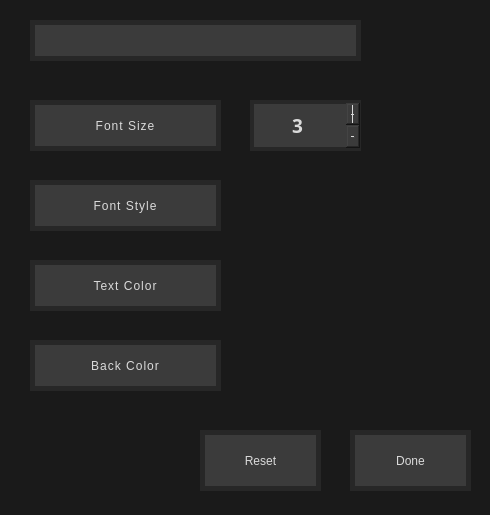
<?xml version="1.0" encoding="UTF-8"?>
<ui version="4.0">
 <class>OptionsDialog</class>
 <widget class="QDialog" name="OptionsDialog">
  <property name="geometry">
   <rect>
    <x>0</x>
    <y>0</y>
    <width>490</width>
    <height>515</height>
   </rect>
  </property>
  <property name="windowTitle">
   <string>Dialog</string>
  </property>
  <property name="styleSheet">
   <string notr="true">QDialog {
	background-color: rgb(26, 26, 26);
}</string>
  </property>
  <widget class="QLineEdit" name="defaultPath">
   <property name="geometry">
    <rect>
     <x>30</x>
     <y>20</y>
     <width>331</width>
     <height>41</height>
    </rect>
   </property>
   <property name="styleSheet">
    <string notr="true">QLineEdit {
	font: 600 11pt &quot;Verdana Pro Cond Semibold&quot;;
	color: rgb(218, 218, 218);
	border: 5px solid rgb(39, 39, 39);
	background-color: rgb(59, 59, 59);
	padding-left: 7px;
	letter-spacing: 1px;
}</string>
   </property>
   <property name="placeholderText">
    <string/>
   </property>
  </widget>
  <widget class="QPushButton" name="doneBtn">
   <property name="geometry">
    <rect>
     <x>350</x>
     <y>430</y>
     <width>121</width>
     <height>61</height>
    </rect>
   </property>
   <property name="styleSheet">
    <string notr="true">QPushButton {
	font: 600 12pt &quot;Verdana Pro Cond Semibold&quot;;
	color: rgb(218, 218, 218);
	border: 5px solid rgb(39, 39, 39);
	background-color: rgb(59, 59, 59);
}

QPushButton::hover {
	background-color: rgb(84, 84, 84);
}</string>
   </property>
   <property name="text">
    <string>Done</string>
   </property>
  </widget>
  <widget class="QSpinBox" name="fontBox">
   <property name="geometry">
    <rect>
     <x>250</x>
     <y>100</y>
     <width>111</width>
     <height>51</height>
    </rect>
   </property>
   <property name="font">
    <font>
     <family>Verdana Pro Cond Semibold</family>
     <pointsize>14</pointsize>
     <italic>false</italic>
     <bold>true</bold>
    </font>
   </property>
   <property name="styleSheet">
    <string notr="true">QSpinBox {
	font: 600 14pt &quot;Verdana Pro Cond Semibold&quot;;
	color: rgb(218, 218, 218);
	border: 4px solid rgb(39, 39, 39);
	background-color: rgb(59, 59, 59);
}</string>
   </property>
   <property name="wrapping">
    <bool>false</bool>
   </property>
   <property name="alignment">
    <set>Qt::AlignCenter</set>
   </property>
   <property name="readOnly">
    <bool>false</bool>
   </property>
   <property name="buttonSymbols">
    <enum>QAbstractSpinBox::PlusMinus</enum>
   </property>
   <property name="specialValueText">
    <string/>
   </property>
   <property name="minimum">
    <number>3</number>
   </property>
   <property name="maximum">
    <number>30</number>
   </property>
  </widget>
  <widget class="QLabel" name="fontSizeLabel">
   <property name="geometry">
    <rect>
     <x>30</x>
     <y>100</y>
     <width>191</width>
     <height>51</height>
    </rect>
   </property>
   <property name="styleSheet">
    <string notr="true">QLabel {
	font: 600 16pt &quot;Verdana Pro Cond Semibold&quot;;
	color: rgb(218, 218, 218);
	border: 5px solid rgb(39, 39, 39);
	background-color: rgb(59, 59, 59);
	letter-spacing: 1px;
}</string>
   </property>
   <property name="text">
    <string>Font Size</string>
   </property>
   <property name="alignment">
    <set>Qt::AlignCenter</set>
   </property>
  </widget>
  <widget class="QPushButton" name="resetBtn">
   <property name="geometry">
    <rect>
     <x>200</x>
     <y>430</y>
     <width>121</width>
     <height>61</height>
    </rect>
   </property>
   <property name="styleSheet">
    <string notr="true">QPushButton {
	font: 600 12pt &quot;Verdana Pro Cond Semibold&quot;;
	color: rgb(218, 218, 218);
	border: 5px solid rgb(39, 39, 39);
	background-color: rgb(59, 59, 59);
}

QPushButton::hover {
	background-color: rgb(84, 84, 84);
}</string>
   </property>
   <property name="text">
    <string>Reset</string>
   </property>
  </widget>
  <widget class="QLabel" name="textColorLabel">
   <property name="geometry">
    <rect>
     <x>30</x>
     <y>260</y>
     <width>191</width>
     <height>51</height>
    </rect>
   </property>
   <property name="styleSheet">
    <string notr="true">QLabel {
	font: 600 16pt &quot;Verdana Pro Cond Semibold&quot;;
	color: rgb(218, 218, 218);
	border: 5px solid rgb(39, 39, 39);
	background-color: rgb(59, 59, 59);
	letter-spacing: 1px;
}</string>
   </property>
   <property name="text">
    <string>Text Color</string>
   </property>
   <property name="alignment">
    <set>Qt::AlignCenter</set>
   </property>
  </widget>
  <widget class="QLabel" name="backColorLabel">
   <property name="geometry">
    <rect>
     <x>30</x>
     <y>340</y>
     <width>191</width>
     <height>51</height>
    </rect>
   </property>
   <property name="styleSheet">
    <string notr="true">QLabel {
	font: 600 16pt &quot;Verdana Pro Cond Semibold&quot;;
	color: rgb(218, 218, 218);
	border: 5px solid rgb(39, 39, 39);
	background-color: rgb(59, 59, 59);
	letter-spacing: 1px;
}</string>
   </property>
   <property name="text">
    <string>Back Color</string>
   </property>
   <property name="alignment">
    <set>Qt::AlignCenter</set>
   </property>
  </widget>
  <widget class="QLabel" name="currentTextColorLabel">
   <property name="geometry">
    <rect>
     <x>250</x>
     <y>260</y>
     <width>81</width>
     <height>51</height>
    </rect>
   </property>
   <property name="styleSheet">
    <string notr="true"/>
   </property>
   <property name="text">
    <string/>
   </property>
  </widget>
  <widget class="QLabel" name="currentBackColorLabel">
   <property name="geometry">
    <rect>
     <x>250</x>
     <y>340</y>
     <width>81</width>
     <height>51</height>
    </rect>
   </property>
   <property name="styleSheet">
    <string notr="true"/>
   </property>
   <property name="text">
    <string/>
   </property>
  </widget>
  <widget class="QLabel" name="fontStyleLabel">
   <property name="geometry">
    <rect>
     <x>30</x>
     <y>180</y>
     <width>191</width>
     <height>51</height>
    </rect>
   </property>
   <property name="styleSheet">
    <string notr="true">QLabel {
	font: 600 16pt &quot;Verdana Pro Cond Semibold&quot;;
	color: rgb(218, 218, 218);
	border: 5px solid rgb(39, 39, 39);
	background-color: rgb(59, 59, 59);
	letter-spacing: 1px;
}</string>
   </property>
   <property name="text">
    <string>Font Style</string>
   </property>
   <property name="alignment">
    <set>Qt::AlignCenter</set>
   </property>
  </widget>
 </widget>
 <resources/>
 <connections/>
</ui>
